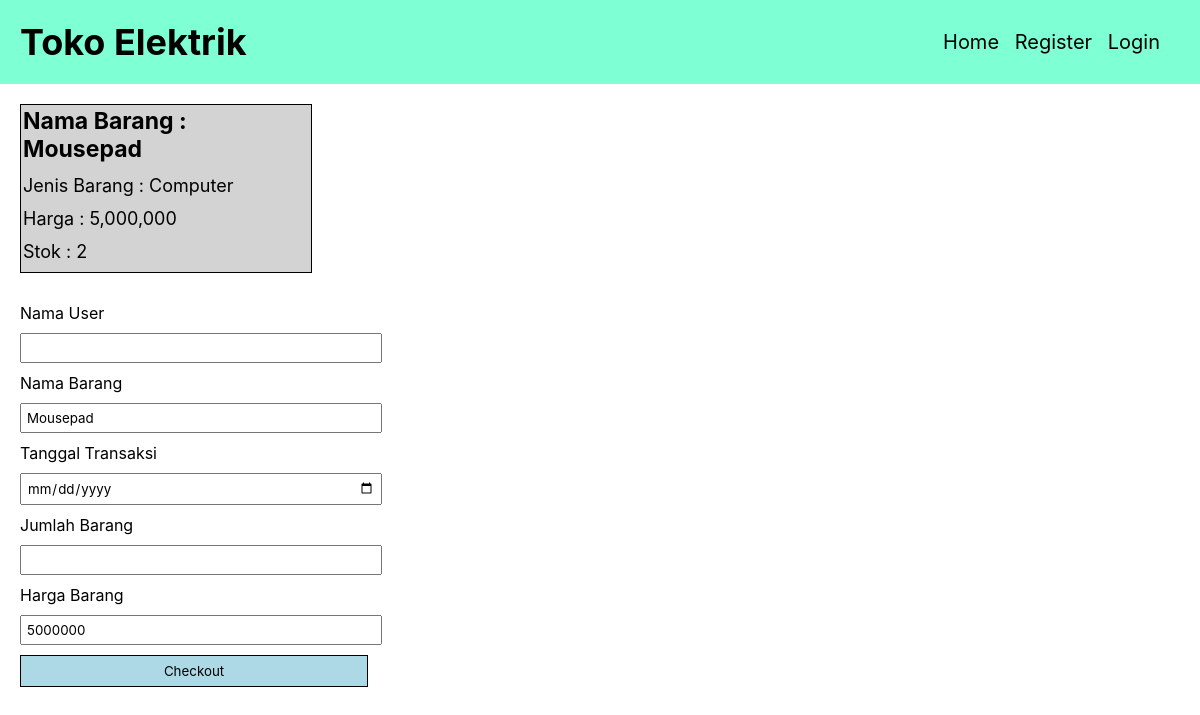
The page /checkout.php?id=2 on the database its author committed.
### tables this page shows
CREATE TABLE `barang` (
  `id_barang` int(11) NOT NULL,
  `nama_barang` varchar(50) NOT NULL,
  `jenis_barang` varchar(50) NOT NULL,
  `harga_barang` int(20) NOT NULL,
  `stok_barang` int(11) NOT NULL
);

### function/barang.php (called while the page is built, shortened)
<?php
    function tampilkan_per_id($id){
        global $conn;
        $query = "SELECT * FROM barang WHERE id_barang='$id'";
        $result = mysqli_query($conn, $query);
        return $result;
    }
?>

### checkout.php (the view, shortened to what this page needs)
<?php
    $id = $_GET['id'];
    if (isset($_GET['id'])) {
        $product = tampilkan_per_id($id);
        while ($row = mysqli_fetch_assoc($product)) {
            $nama_barang = $row['nama_barang'];
            $jenis_barang = $row['jenis_barang'];
            $harga_barang = $row['harga_barang'];
            $stok_barang = $row['stok_barang'];
        }
    }
    require_once ("view/header.php");
    require_once ("view/navbar.php");
?>
<div class="container checkout">
    <div class="card">
        <h3 class="card-title">Nama Barang : <?= $nama_barang ?></h3>
        <p class="card-text">Jenis Barang : <?= $jenis_barang ?></p>
        <p class="card-text">Harga : <?= number_format($harga_barang) ?></p>
        <p class="card-text">Stok : <?= $stok_barang ?></p>
    </div>
    <div class="form-action">
    <form action="" method="post">
            <label for="nama">Nama User</label>
            <input type="text" id="nama" name="nama" class="form-control" value="<?= $_SESSION['user'] ?>" readonly>
            <label for="nama_barang">Nama Barang</label>
            <input type="text" id="nama_barang" name="nama_barang" class="form-control" value="<?= $nama_barang?>" readonly>
            <label for="tanggal">Tanggal Transaksi</label>
            <input type="date" id="tanggal" name="tanggal" class="form-control">
            <label for="jumlah_barang">Jumlah Barang</label>
            <input type="text" id="jumlah_barang" name="jumlah_barang" class="form-control">
            <label for="harga_barang">Harga Barang</label>
            <input type="text" id="harga_barang" name="harga_barang" class="form-control" value="<?= $harga_barang ?>" readonly>
            <button type="submit" name="submit" class="btn btn-primary">Checkout</button>
        </form>
    </div>
</div>
<?php
    require_once ("view/footer.php");
?>

### view/style.css (style rules this page uses)
* { margin: 0; padding: 0; font-family: -apple-system, BlinkMacSystemFont, "Segoe UI", Roboto, Oxygen, Ubuntu, Cantarell, "Open Sans", "Helvetica Neue", sans-serif; }
label { display: block; }
.btn { display: block; padding: 7px; width: 30%; }
.btn-primary { background-color: lightblue; color: black; border: 1px black solid; }
.form-control { padding: 5px; width: 30%; margin-top: 10px; margin-bottom: 10px; }
.container { padding: 20px; }
.card { border: 1px solid black; width: 25%; background-color: lightgray; margin-right: 20px; margin-bottom: 30px; }
.card .card-title { padding: 2px; font-size: 23px; margin-bottom: 8px; }
.card .card-text { padding: 2px; font-size: 18px; margin-bottom: 8px; }

### rows shown on the page
barang: nama_barang "Mousepad", jenis_barang "Computer", harga_barang "5,000,000", stok_barang "2", harga_barang "5000000"
